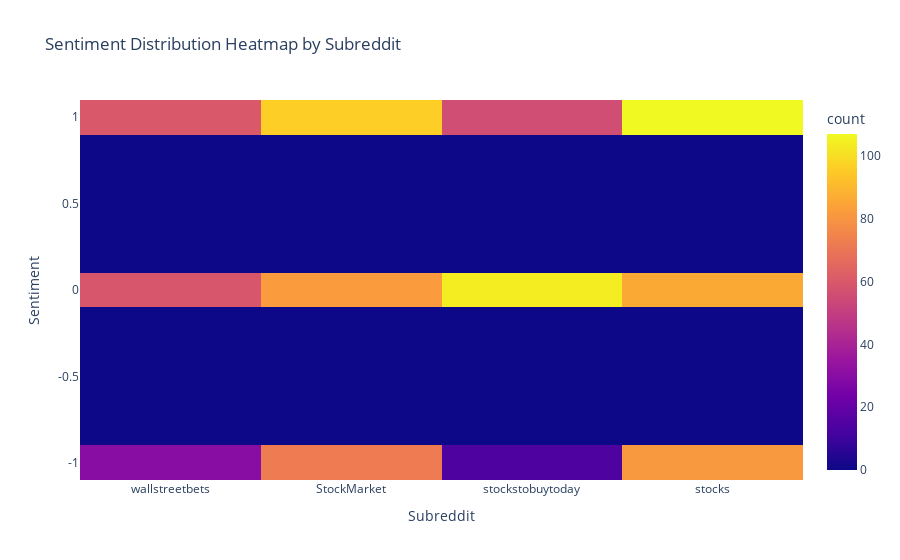

Notebook cell for this chart:
### Code cell
# A Sentiment Distribution Heatmap
import plotly.express as px
fig = px.density_heatmap(X, x='subreddit', y='sentiment', nbinsx=20, nbinsy=20, 
                         title='Sentiment Distribution Heatmap by Subreddit', 
                         labels={'subreddit':'Subreddit', 'sentiment':'Sentiment'})
fig.update_layout(yaxis=dict(tickmode='array', tickvals=[-1, -0.5, 0, 0.5, 1], ticktext=['-1', '-0.5', '0', '0.5', '1']))
fig.show()

### Figure 1 — Plotly figure (JSON) as saved in the notebook; plotly's stock layout.template omitted (floating-point values rounded to 4 significant figures; data arrays with more than 128 entries replaced by an {"elided": "..."} marker saying what was removed)
{"data": [{"coloraxis": "coloraxis", "hovertemplate": "Subreddit=%{x}<br>Sentiment=%{y}<br>count=%{z}<extra></extra>", "name": "", "nbinsx": 20, "nbinsy": 20, "type": "histogram2d", "x": {"elided": "847 str values"}, "xaxis": "x", "xbingroup": "x", "y": {"elided": "847 float values"}, "yaxis": "y", "ybingroup": "y"}], "layout": {"coloraxis": {"colorbar": {"title": {"text": "count"}}, "colorscale": [[0, "#0d0887"], [0.1111, "#46039f"], [0.2222, "#7201a8"], [0.3333, "#9c179e"], [0.4444, "#bd3786"], [0.5556, "#d8576b"], [0.6667, "#ed7953"], [0.7778, "#fb9f3a"], [0.8889, "#fdca26"], [1, "#f0f921"]]}, "legend": {"tracegroupgap": 0}, "title": {"text": "Sentiment Distribution Heatmap by Subreddit"}, "xaxis": {"anchor": "y", "domain": [0, 1], "title": {"text": "Subreddit"}}, "yaxis": {"anchor": "x", "domain": [0, 1], "tickmode": "array", "ticktext": ["-1", "-0.5", "0", "0.5", "1"], "tickvals": [-1, -0.5, 0, 0.5, 1], "title": {"text": "Sentiment"}}}}
